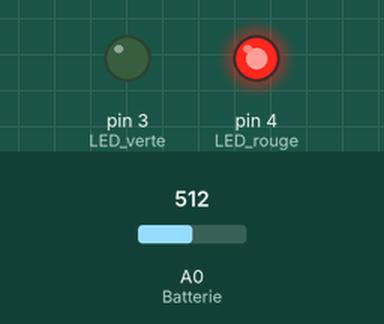
Bench run of a sketch on a simulated Arduino Uno, built with avr-gcc and run on an emulated ATmega328P. Shown: output pins drawn as LEDs (lit = HIGH). The inputs (shaded band) are chosen by the test bench; at power-on: A0 (Batterie) = 512.

Above: at 1.2 s.
1.3 s: A0 (Batterie) set to 761
2.8 s: A0 (Batterie) set to 780
At 3.4 s:
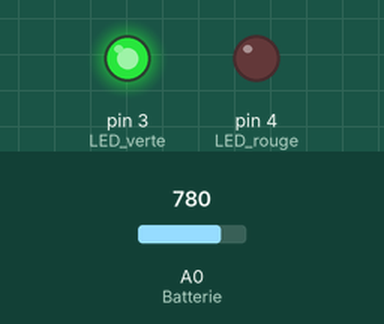
4.3 s: A0 (Batterie) set to 758
At 4.6 s:
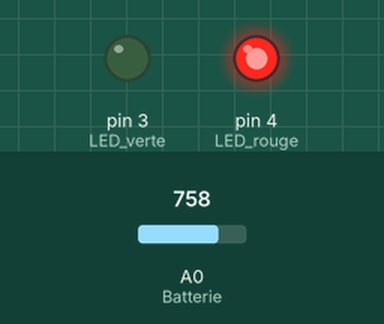
5.8 s: A0 (Batterie) set to 778
At 6.9 s:
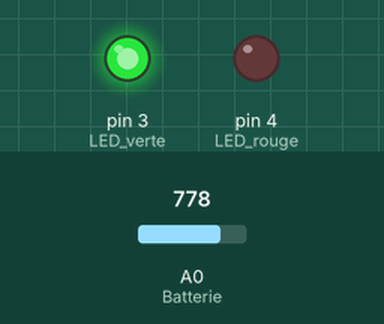
Timing chart, 0 to 8.3 s (numbered marks = the images above; inputs shaded):
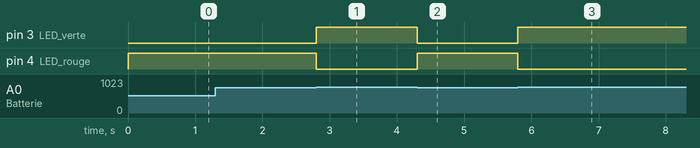

Measured:
- the behaviour switches between 768 and 769 on A0 (Batterie) (found by bisection; images 0 and 1)
- after the input at 1.3 s, every drawn part: stays the same
- after the input at 2.8 s, pin 3 (LED_verte): LOW → HIGH at once; pin 4 (LED_rouge): HIGH → LOW at once
- after the input at 4.3 s, pin 3 (LED_verte): HIGH → LOW at once; pin 4 (LED_rouge): LOW → HIGH at once
- after the input at 5.8 s, pin 3 (LED_verte): LOW → HIGH at once; pin 4 (LED_rouge): HIGH → LOW at once

The sketch:

Simu_Niveau-Batterie.ino
```cpp
/***************************************************
 HUSKYLENS et Serrure solénoïde
  ***************************************************
 Remarque: "extrait de programme final"
           Seul la gestion du niveau de charge batterie est traitée ci-dessous

 Une surveillance de l'état de charge de la batterie de secours:
    Batterie chargée: led verte allumée
    Batterie déchargée: led rouge allumée
 ****************************************************/

#define Batterie A0

#define LED_verte 3
#define LED_rouge 4

void setup() {
    Serial.begin(115200);

    pinMode(LED_verte, OUTPUT);
    pinMode(LED_rouge, OUTPUT);
}


void loop() {
    Niveau_Batterie();
}

void Niveau_Batterie() { // détection du niveau de charge de la batterie de secours
    int N = analogRead(Batterie);
    if (N>768){
          digitalWrite(LED_verte,HIGH);
          digitalWrite(LED_rouge,LOW);
       }
    else {
          digitalWrite(LED_verte,LOW);
          digitalWrite(LED_rouge,HIGH);
       }
}
```
